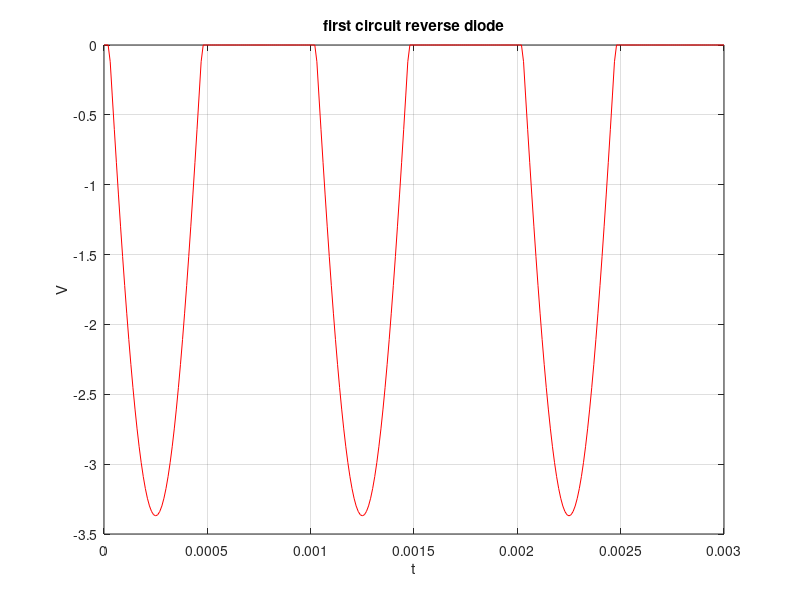

The MATLAB script that drew this image:
amplitude = 4;
treshold_voltage = 0.63;
frequency = 1000;
period = 1 / frequency;


t = 0: 0.00001: 3 * period; 
f1 = amplitude * sin(2 * pi * frequency * t);
f2 = f1 - treshold_voltage;


for(i = 1:length(f2))
    if(f2(i) < 0)
        f2(i) = 0;
    end
end

for(i = 1:length(f2))
    f2(i) = -f2(i);
end


plot(t,f2,"r")
xlabel("t");
ylabel("V");
title("first circuit reverse diode")
grid on;


